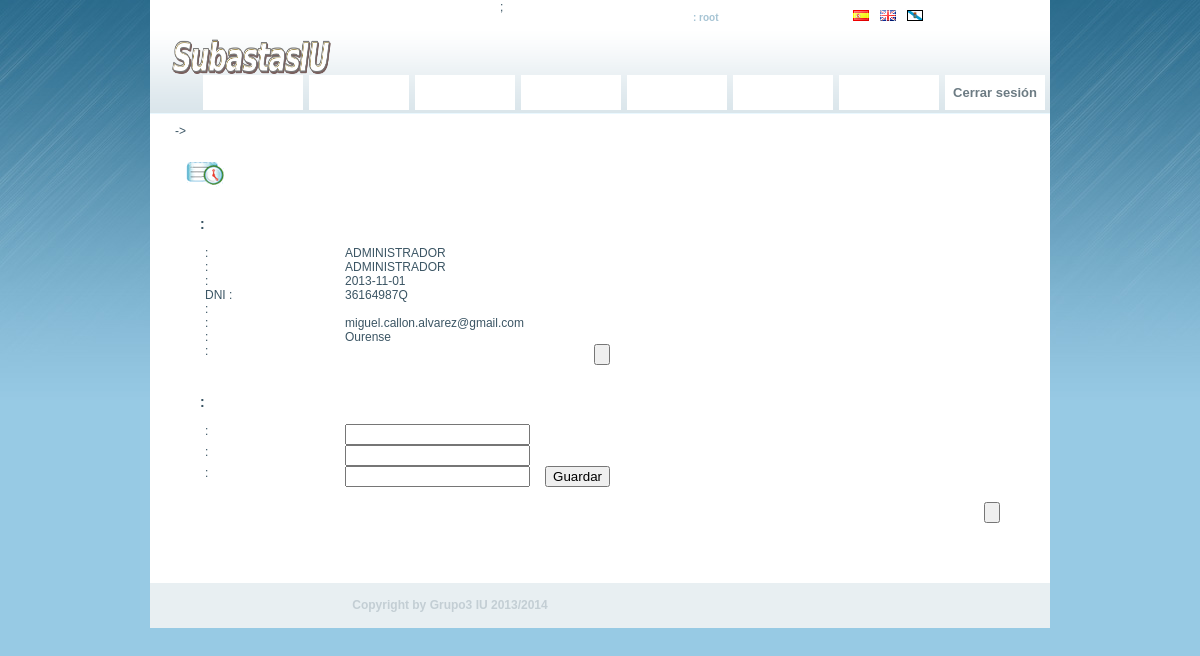
Screenshot of /index.php?controlador=ConsultarUsuarioAdminControlador&accion=consultarDatos&idOption=1 (signed in) with the database file from the repository.
### tables this page shows
CREATE TABLE Usuario (idUsuario int(10) NOT NULL AUTO_INCREMENT, idEstadoUsuario int(10) NOT NULL, nombre varchar(20), apellidos varchar(30), direccion varchar(50), localidad varchar(255), provincia varchar(255), codigoPostal varchar(5), dni varchar(9), email varchar(50), fechaNacimiento date, usuario varchar(20), clave varchar(35), cuentaPayPal int(30), isAdmin int(1), PRIMARY KEY (idUsuario));

### src/controlador/AdminControlador.php (called while the page is built, shortened)
<?php
abstract class AdminControlador extends AbstractControlador {
	public function accion($accion) {
		$conexionBD = new MysqlDAO();
		try {
			$conexionBD->connectarBD();
			$conexionBD->abrirTransaccion();
			$this->ejecutar($accion);
			$conexionBD->commit();
			$conexionBD->desconectarBD();
		} catch (Exception $ex) {
			$conexionBD->rollback();
			$conexionBD->desconectarBD();
			throw $ex;
		}
	}
}
?>

### src/comun/Session.php (called while the page is built, shortened)
<?php
class Session {
	public static function get($id) {
		return isset($_SESSION[$id])?$_SESSION[$id]:"";
	}
}
?>

### src/dao/UsuarioDAO.php (called while the page is built, shortened)
<?php
class UsuarioDAO extends MysqlDAO implements IUsuarioDAO {
	public function consultarDatosUsuario($idUsuario, UsuarioBean $usuarioBean) {
		$sql = " select * from Usuario u where u.idUsuario = " . $idUsuario;
		try {
			$cursor = mysql_query($sql);
		} catch (Exception $ex) {
			throw new ConsultarDatosUsuarioDAOEx($ex -> getMessage());
		}
	}
}
?>

### src/fachada/AdminFachada.php (called while the page is built, shortened)
<?php
class AdminFachada extends AbstractFachada implements IAdminFachada {
	function consultarDatosUsuario($idUsuario, UsuarioBean $usuarioBean) {
		$usuarioDAO = new UsuarioDAO();
		try {
			$usuarioDAO -> consultarDatosUsuario($idUsuario, $usuarioBean);
		} catch (ConsultarUsuarioDAOEx $ex) {
			throw new ConsultarUsuarioFacEx($ex -> getMessage());
		}
	}
}
?>

### src/bean/UsuarioBean.php (called while the page is built, shortened)
<?php
class UsuarioBean {
	var $nombre;
	var $apellidos;
	var $direccion;
	var $dni;
	var $email;
	var $fechaNacimiento;
	var $usuario;
	public function getNombre() {
		return $this -> nombre;
	}
	public function setNombre($nombre) {
		$this->nombre = $nombre;
	}
	public function getApellidos() {
		return $this->apellidos;
	}
	public function setApellidos($apellidos) {
		$this->apellidos = $apellidos;
	}
	public function getEmail() {
		return $this->email;
	}
	public function setEmail($email) {
		$this->email = $email;
	}
	public function getDireccion() {
		return $this->direccion;
	}
	public function setDireccion($direccion) {
		$this->direccion = $direccion;
	}
	public function getDni() {
		return $this->dni;
	}
	public function setDni($dni) {
		$this->dni = $dni;
	}
	public function getFechaNacimiento() {
		return $this->fechaNacimiento;
	}
	public function setFechaNacimiento($fechaNacimiento) {
		$this->fechaNacimiento = $fechaNacimiento;
	}
	public function getUsuario() {
		return $this->usuario;
	}
	public function setUsuario($usuario) {
		$this->usuario = $usuario;
	}
}
?>

### src/html/admin/usuarios/datosConsultados.php (the view, shortened to what this page needs)
<?php
	 include HTML_ADMIN_PATH."/cabecera.php";
?>
<div id="contentBox">
    <ul>
        <li>-></li>
    </ul>
</div>
<div class="box_content">
	<div class="box_title">
    	<div class="title_icon"><img src="./recursos/img/mini_icon3.gif" alt="" title=""></div>
    </div>
	<div class="box_text_content">
        <div class="box_text_ancho">
        	<h3><?php MultiIdioma::gettexto("datosPropiosConsultado.datos_personales") ?>:</h3>
        </div>
        <div class="box_text_datos_per">
	   		<?php MultiIdioma::gettexto("datosPropiosConsultado.nombre") ?> :
	   	</div>
	   	<div class="box_text_datos_per">
	   		<?php echo $usuarioBean->getNombre(); ?>
	    </div>
	</div>
	<div class="box_text_cont_sin_marg">
        <div class="box_text_datos_per">
	    	<?php MultiIdioma::gettexto("datosPropiosConsultado.apellidos") ?> :
	    </div>
	  	<div class="box_text_datos_per">
	  		<?php echo $usuarioBean->getApellidos(); ?>
	  	</div>
	</div>
	<div class="box_text_cont_sin_marg">
	   <div class="box_text_datos_per">
	   		<?php MultiIdioma::gettexto("datosPropiosConsultado.fechaNacimiento") ?> :
	   </div>
	   <div class="box_text_datos_per">
	  		<?php echo $usuarioBean->getFechaNacimiento(); ?>
	   </div>
	</div>
	<div class="box_text_cont_sin_marg">
		<div class="box_text_datos_per">
	   		DNI :
	   	</div>
	   	<div class="box_text_datos_per">
	   		<?php echo $usuarioBean->getDni(); ?>
	   	</div>
	</div>
	<div class="box_text_cont_sin_marg">
		<div class="box_text_datos_per">
	   		<?php MultiIdioma::gettexto("datosPropiosConsultado.telefono") ?> :
	   </div>
	</div>
	<div class="box_text_cont_sin_marg">
		<div class="box_text_datos_per">
	  		<?php MultiIdioma::gettexto("datosPropiosConsultado.email") ?> :
	  	</div>
	  	<div class="box_text_datos_per">
	  		<?php echo $usuarioBean->getEmail(); ?>
	  	</div>
	</div>
	<div class="box_text_cont_sin_marg">
	  	<div class="box_text_datos_per">
	  		<?php MultiIdioma::gettexto("datosPropiosConsultado.direccion") ?> :
	  	</div>
	  	<div class="box_text_datos_per">
	  	    <?php echo $usuarioBean->getDireccion(); ?>
	    </div>
	</div>
	<div class="box_text_cont_sin_marg">
	    <div class="box_text_datos_per">
	    	<?php MultiIdioma::gettexto("datosPropiosConsultado.cp") ?> :
	    </div>
	    <div class="box_text_datos_per">&nbsp;</div>
	    <div class="box_text_datos_per">
	 		<div class="right"><input type="submit" value="<?php MultiIdioma::gettexto("comun.modificar") ?>" /></div>
	 	</div>
    </div>
<form name="login" id="login" action="index.php" onsubmit="mimd5()" >
    <div class="box_text_content">
        <div class="box_text_ancho">
        	<h3><?php MultiIdioma::gettexto("datosPropiosConsultado.datos_validacion") ?>:</h3>
        </div>
        <div class="box_text_datos_per">
	   		<?php MultiIdioma::gettexto("datosPropiosConsultado.clave_actual") ?> :
	   	</div>
	   	<div class="box_text_datos_per">
	   		<input type="password" name="claveActual">
	    </div>
	</div>
	<div class="box_text_cont_sin_marg">
	  	<div class="box_text_datos_per">
	  		<?php MultiIdioma::gettexto("datosPropiosConsultado.clave_nueva") ?> :
	  	</div>
	  	<div class="box_text_datos_per">
	  	    <input type="password" name="claveNueva">
	    </div>
	</div>
	<div class="box_text_cont_sin_marg">
	  	<div class="box_text_datos_per">
	  		<?php MultiIdioma::gettexto("datosPropiosConsultado.repetir_clave") ?> :
	  	</div>
	  	<div class="box_text_datos_per">
	  	    <input type="password" name="repetirClave">
	    </div>
	 	<div class="box_text_datos_per">
	 		<div class="right"><input type="submit" value="Guardar" /></div>
	 	</div>
	</div>
</form>
	<div class="box_text_content">
    	<div class="box_text_ancho ult_campo">
       		<div class="right"><input type="button" value="<?php MultiIdioma::gettexto("comun.volver") ?>" onclick="javascript:history.back()" /></div>
        </div>
    </div>
</div>
<?php
	include HTML_ADMIN_PATH."/pie.php";
?>

### src/html/admin/cabecera.php (shortened to what this page needs)
<?php
  $usuarioBean = Session::get(USUARIO_CONECTADO_KEY);
?>
<html xmlns="http://www.w3.org/1999/xhtml" dir="ltr"><head>
	<link rel="stylesheet" type="text/css" href="./recursos/css/style.css" media="screen">
	<link rel="stylesheet" href="./recursos/css/jquery-ui.css" />
	<link rel="stylesheet" href="./recursos/css/ventanasModales.css" />
</head>
<body>
<div id="main_container">
	<div class="header">
    	<div id="logo"><a href="index.php"><img src="./recursos/img/logo.png" alt="SubastasIU" title="SubastasIU" width="162" height="54" border="0"></a></div>
    	<div class="right_header">
            <div class="top_menu_privada">
            	<a href="index.php?controlador=LoginControlador&accion=mostrarFormulario" class="texto" ><?php MultiIdioma::gettexto("inicio.bienvenido") ?>: <?php echo $usuarioBean->getUsuario() ?></a>
                <a href="index.php?controlador=CambiarIdiomaControlador&accion=cambiar&idioma=es_ES" class="banderas" ><img src="./recursos/img/es.png" alt="" title="" /></a>
				<a href="index.php?controlador=CambiarIdiomaControlador&accion=cambiar&idioma=en_EN" class="banderas" ><img src="./recursos/img/gb.png" alt="" title="" /></a>
              	<a href="index.php?controlador=CambiarIdiomaControlador&accion=cambiar&idioma=gl_ES" class="banderas" ><img src="./recursos/img/bgallega.png" alt="" title="" /></a>
            </div>
			<?php include HTML_ADMIN_PATH."/menu.php" ?>;
        </div>
    </div>
	<div id="main_content">

### src/recursos/css/style.css (style rules this page uses)
body { background:url(../img/bg.jpg) no-repeat top center #97cae4; margin:0px; padding:0px; font-family:Arial, Helvetica, sans-serif; font-size:12px; color: #3b5564; }
#main_container { width:900px; height:auto; margin:auto; background-color:#fff; }
#main_container a { float:left; }
.header { width:900px; height:114px; margin:auto; background:url(../img/header_bg.gif) repeat-x; }
.right_header { float:right; width:550px; }
.right { float:right; }
#logo { padding:30px 0 0 20px; float:left; }
.top_menu_privada { width:400px; float:right; }
a.texto { width:150px; height:35px; display:block; background:none; line-height:35px; color:#a6c4d4; font-size:10px; font-weight:bold; text-decoration:none; padding:0 0 0 40px; float:left; margin:0 3px 0 3px; }
a.banderas { width:20px; height:35px; display:block; background:none; line-height:35px; color:#a6c4d4; font-size:10px; font-weight:bold; text-decoration:none; padding:0 0 0 1px; float:left; margin:0 3px 0 3px; }
#main_content { width:885px; height: auto; margin: auto; padding:0 0 0 15px; margin-bottom: 30px; }
.box_content { width:885px; height:auto; float:left; margin:10px 10px 30px 10px; background:none; }
.box_title { padding:10px 0 10px 0; }
.title_icon { float:left; padding:0 5px 0 10px; }
.box_text_content { width:885px; float:left; padding:15px 0 0 15px; }
.box_text_cont_sin_marg { width:712px; float:left; padding:0 0 0 15px; }
.ult_campo { text-align:right; }
.box_text_datos_per { width:125px; float:left; padding:0 0 0 15px; }
.box_text_ancho { width:800px; float:left; padding:0 0 0 10px; }
#contentBox ul { margin:0px; padding:0px; position:relative; width:100%; }
#contentBox ul li { margin-top:10px; display:inline; float:left; margin-right:10px; }

### rows the page displays
usuario: usuario "root", nombre "ADMINISTRADOR", apellidos "ADMINISTRADOR", fechaNacimiento "2013-11-01", dni "36164987Q", email "miguel.callon.alvarez@gmail.com", direccion "Ourense"
